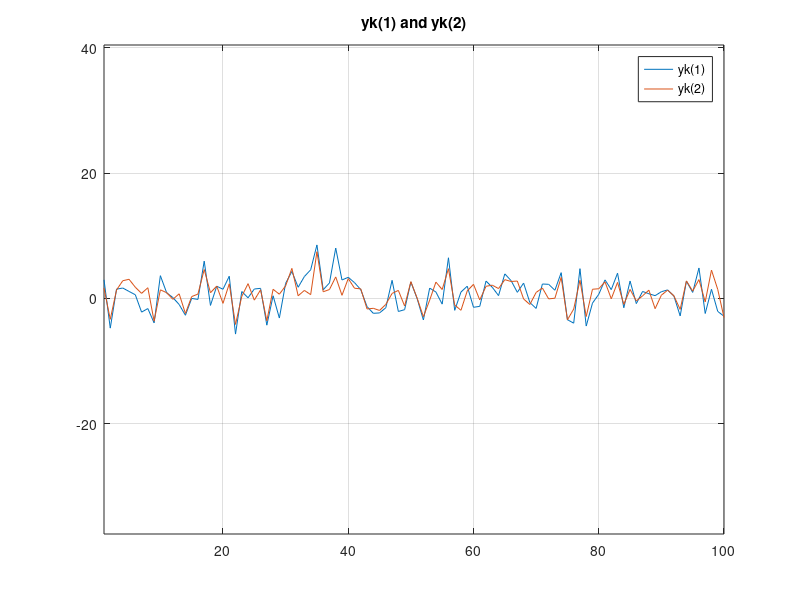
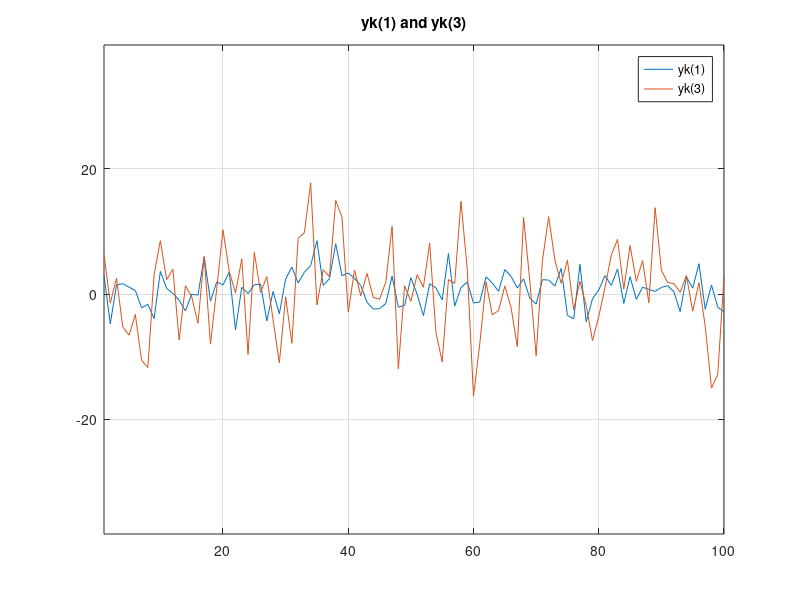
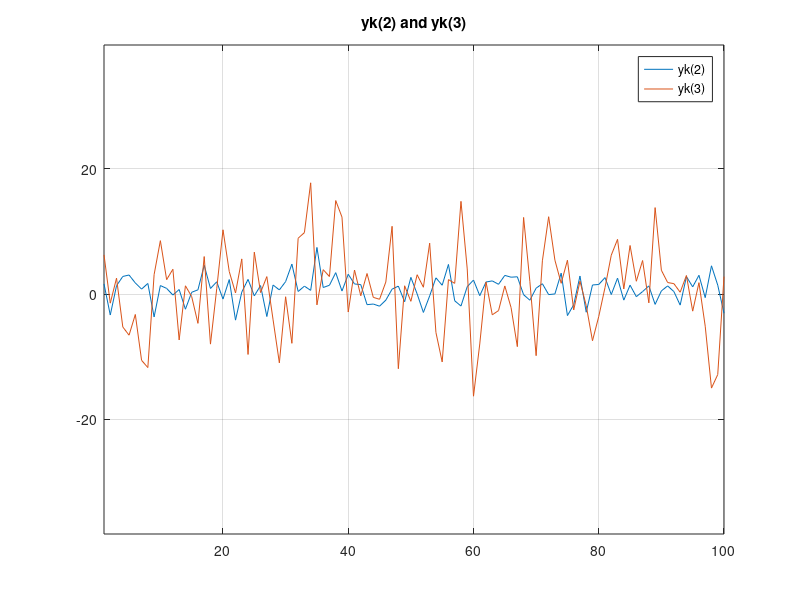

Write MATLAB code to recreate these figures, in order. (Note: this script raises an error after producing the figures.)
%% Stat Est HW6

% part a in writing


%% part b 
t = 0; 
deltaT = 0.2;
%PSD
W = 10; 

% Matrices
A = [0 1; -100 -10];
Gamma = [0; 1]; 
% maybe this istn actually B, but Gamma?

% F matrix is same as earlier in semester
F = expm(A*deltaT)

% find G 
A_hat = [A, Gamma; 0 0 0];

A_aug = expm(A_hat*deltaT); 

G = A_aug(1:2, 3);

% Van Loan method for solving for Q
Z_top = [-A Gamma*W*Gamma'];
Z_bot = [zeros(2), A'];

Z = [Z_top; Z_bot];

% matrix exp of Z
z_expm = expm(Z*deltaT);

% grab the top right of matrix
FinvQ = z_expm(1:2, 3:4); 

Ftrans = z_expm(3:4, 3:4); 

% solve for Q
Q = Ftrans' * FinvQ;

%% Part d 

3/.2


%% Textbook problem 
R = [1 0; 0 4]; 
H = [1; 1]; 

inv(H'*inv(R)*H) * H' * inv(R)




%% Problem 3

% initial state
x0 = [1;1;1]; 

R = [8 5.15 6.5; 5.15 5 -4.07; 6.5 -4.07 50];

H = eye(3);

% resulting simulated noisy data 

for k = 1:100
    % Cholesky decomp for 'matrix square root'
    Sv = chol(R, 'lower');
    
    % random sample draw
    q = randn(3,1);
    
    y(1:3, k) = H*x0 + Sv*q;    
end

fig = 1;
figure(fig)
plot(1:100, y(1, :)', 1:100, y(2, :)')
grid on 
axis equal
legend('yk(1)', 'yk(2)')
title('yk(1) and yk(2)')

fig = fig + 1; 

figure(fig)
plot(1:100, y(1, :)', 1:100, y(3, :)')
grid on 
axis equal
legend('yk(1)', 'yk(3)')
title('yk(1) and yk(3)')


fig = fig + 1; 

figure(fig)
plot(1:100, y(2, :)', 1:100, y(3, :)')
grid on
axis equal
legend('yk(2)', 'yk(3)')
title('yk(2) and yk(3)')


%% part b - compute sample covariance matrix 
var(y(1,:));
var(y(2,:));
var(y(3,:));
C = diag([var(y(1,:)), var(y(2,:)), var(y(3,:))]);

cov(y(1,:), y(2,:));
cov(y(2,:), y(3,:));
cov(y(1,:), y(3,:));


%% part - c

xhatLS = inv(H'*inv(R)*H) * H'*inv(R) * y(1:3,1)

% Do it with first 3 samples
H3 = [H; H; H];

R3 = blkdiag(R,R,R);

xhatLS3 = inv(H3'*inv(R3)*H3) * H3'*inv(R3) * [y(1:3,1); y(1:3,2); y(1:3,3)]

% Now with first 10 samples
H10 = [H; H; H; H; H; H; H; H; H; H];
R10 = blkdiag(R,R,R,R,R,R,R,R,R,R);

xhatLS10 = inv(H10'*inv(R10)*H10) * H10'*inv(R10) * [y(1:3,1); y(1:3,2); y(1:3,3); y(1:3,4); y(1:3,5); y(1:3,6); y(1:3,7); y(1:3,8); y(1:3,9); y(1:3, 10)]



for N = 1:100
    % Repeat H matrix N times
    HN = repmat(H, N, 1);
    
    % Create a cell array with N copies of R
    R_cells = repmat({R}, 1, N);
    
    % Use blkdiag to create a block diagonal matrix from R_cells
    RN = blkdiag(R_cells{:});
    
    % Concatenate measurements y(:, i) for i = 1 to N into a single vector
    yN = reshape(y(1:3, 1:N), [], 1);
    
    % Calculate xhatLSN using the generalized formula
    xhatLSN = inv(HN' * inv(RN) * HN) * HN' * inv(RN) * yN;
    
    % estimation error covariance
    P = inv(H'*inv(R)*H);
    
    cov(y(1,1:N), y(2,1:N));
    cov(y(2,1:N), y(3,1:N));
    cov(y(1,1:N), y(3,1:N));

    var(y(1,:));
    var(y(2,:));
    var(y(3,:));
    
end
%% Part - d

yK = importdata('hw6problem3data.csv'); 

Rd = blkdiag(R10, R10, R10);

Hd = [H10; H10; H10];

xhatLS = inv(Hd'*inv(Rd)*Hd) * Hd'*inv(Rd) * yK(:)



for N = 1:30
    % Repeat H matrix N times
    HN = repmat(H, N, 1);
    
    % Create a cell array with N copies of R
    R_cells = repmat({R}, 1, N);
    
    % Use blkdiag to create a block diagonal matrix from R_cells
    RN = blkdiag(R_cells{:});
    
    % Concatenate measurements y(:, i) for i = 1 to N into a single vector
    yN = reshape(yK(1:3, 1:N), [], 1);
    
    % Calculate xhatLSN using the generalized formula
    xhatLSN(1:3,N) = inv(HN' * inv(RN) * HN) * HN' * inv(RN) * yN;
    
    % estimation error covariance
    P = inv(H'*inv(R)*H);
    
    cov(xhatLSN(1,1:N), xhatLSN(2,1:N));
    cov(xhatLSN(2,1:N), xhatLSN(3,1:N));
    cov(xhatLSN(1,1:N), xhatLSN(3,1:N));

    var(y(1,:));
    var(y(2,:));
    var(y(3,:));
    
end





var(yK(1,:))
var(yK(2,:))
var(yK(3,:))

cov(yK(1,:), yK(2,:))
cov(yK(2,:), yK(3,:))
cov(yK(1,:), yK(3,:))

%% Part - e
xhatUWLS = inv(Hd'*Hd) * Hd' * yK(:)


%% part - f

% inital estimate
xhat_old = [0; 0; 0];

% intial error covariance
P_old = diag([100 100 100]);

% measurement something matrix
H = eye(3);

% recursive LLS
for i = 1:30
    
    Kk = P_old*H' * inv(H*P_old*H' + R);
    
    xhat(:, i) = xhat_old(:, i) + Kk*(yK(:,i) - H*xhat_old(:, i));
    
    P = (eye(3) - Kk*H) * P_old * (eye(3) - Kk*H)' + Kk*R*Kk';
    
    % save the diag of the P matrix for covariance stuff 
    errCov(1:3,i) = [P(1); P(5); P(end)];
    
    P_old = P; 
    
    xhat_old(:, i+1) = xhat(:, i);
    
end


fig = 1;

% Plot xhat(1,:) with twoSigma1
figure(fig)
twoSigma1up = mean(xhat(1,:)) +  2 * sqrt(errCov(1,:));
twoSigma1lo = mean(xhat(1,:)) -  2 * sqrt(errCov(1,:));
plot(1:30, xhat(1,:), 'LineWidth', 2); % Bold line for xhat(1,:)
hold on
plot(1:30, twoSigma1up, 'r--', 'LineWidth', 1.5); % Dotted line for twoSigma1
plot(1:30, twoSigma1lo, 'r--', 'LineWidth', 1.5); % Dotted line for -twoSigma1
hold off
grid on
xlabel('Time Step K [s]')
ylabel('Position [m]')
title('Xhat component 1')
fig = fig + 1;

% Plot xhat(2,:) with twoSigma2
figure(fig)
twoSigma2up = mean(xhat(2,:)) + 2 * sqrt(errCov(2,:));
twoSigma2lo = mean(xhat(2,:)) - 2 * sqrt(errCov(2,:));
plot(1:30, xhat(2,:), 'LineWidth', 2); % Bold line for xhat(2,:)
hold on
plot(1:30, twoSigma2up, 'r--', 'LineWidth', 1.5); % Dotted line for twoSigma2
plot(1:30, twoSigma2lo, 'r--', 'LineWidth', 1.5); % Dotted line for -twoSigma2
hold off
grid on
ylabel('Position [m]')
xlabel('Time Step K [s]')
title('Xhat component 2')
fig = fig + 1;

% Plot xhat(3,:) with twoSigma3
figure(fig)
twoSigma3up = mean(xhat(3,:)) + 2 * sqrt(errCov(3,:));
twoSigma3lo = mean(xhat(3,:)) - 2 * sqrt(errCov(3,:));
plot(1:30, xhat(3,:), 'LineWidth', 2); % Bold line for xhat(3,:)
hold on
plot(1:30, twoSigma3up, 'r--', 'LineWidth', 1.5); % Dotted line for twoSigma3
plot(1:30, twoSigma3lo, 'r--', 'LineWidth', 1.5); % Dotted line for -twoSigma3
hold off
grid on
xlabel('Time Step K [s]')
ylabel('Position [m]')
title('Xhat component 3')
fig = fig + 1;

